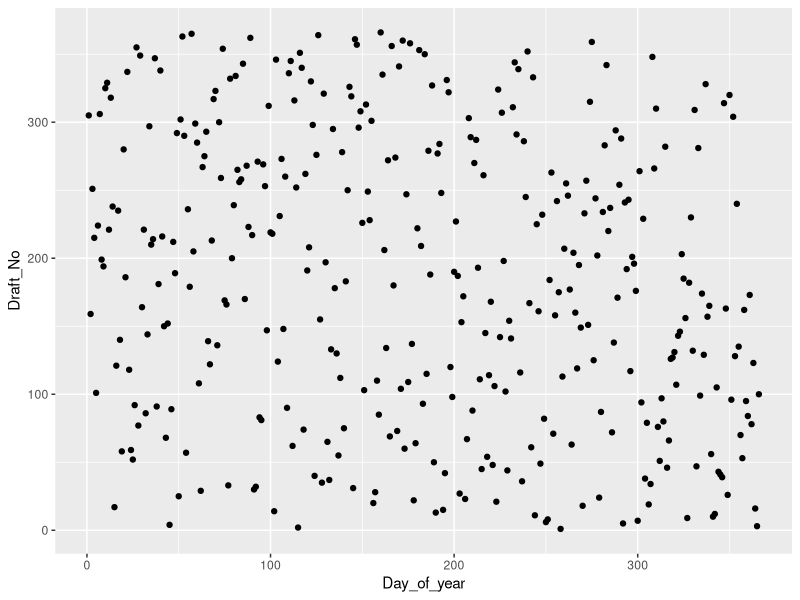
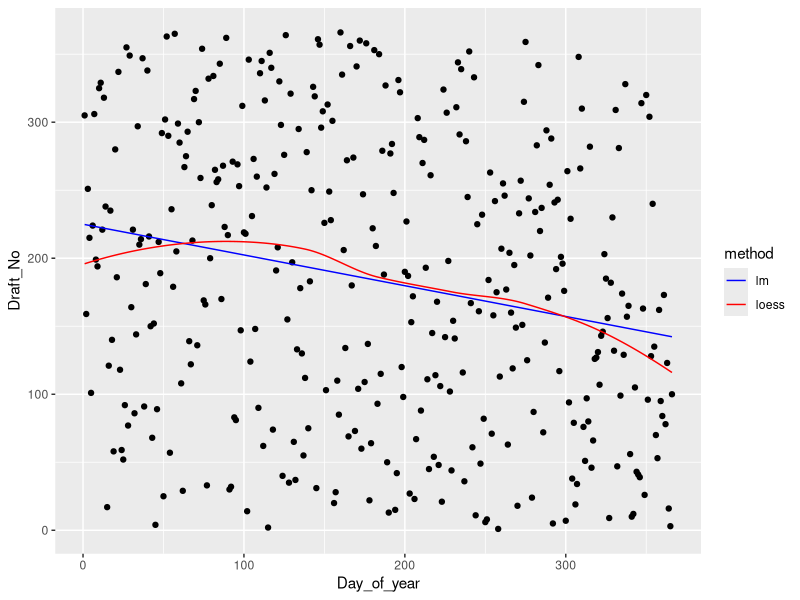
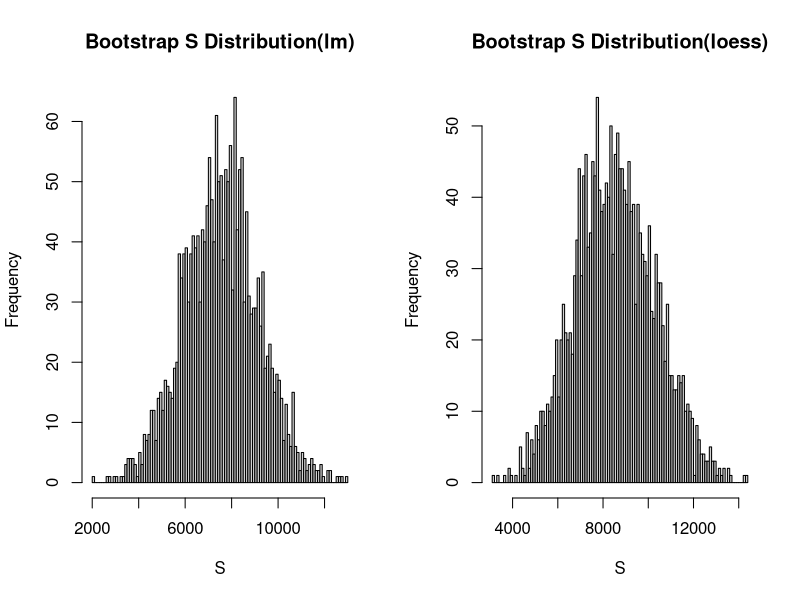
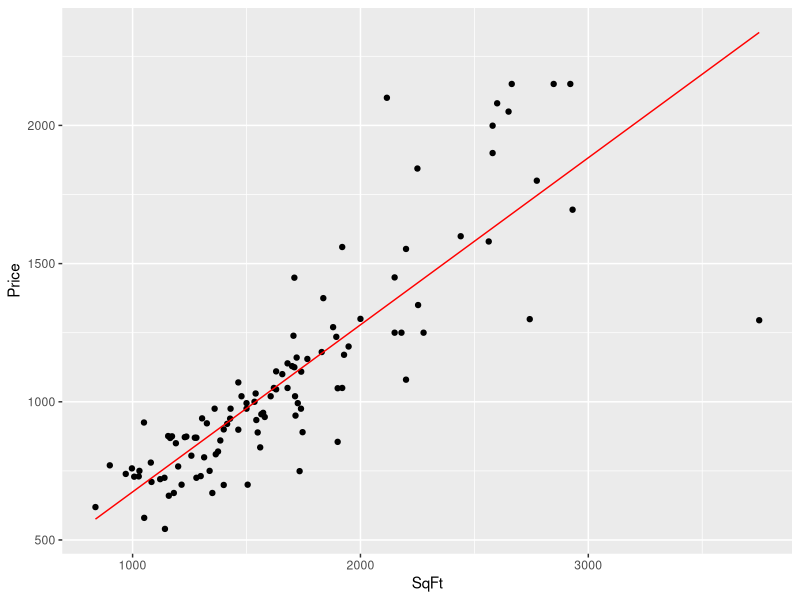

Reproduce these figures in R, in order.
## ---- chunk 1
########################## Init code for question 1 ############################
rm(list = ls())
library(ggplot2)
library(boot)
set.seed(12345)
## ---- chunk 2
################################## (1.1) #######################################

data <- read.csv("lottery.csv", sep = ";")

# Remove Month column since there is a Mo.Number column which is same as Month
data <- data[,4:5]


g_1_1 <- ggplot(data, aes(x = Day_of_year, y =Draft_No )) + geom_point()
g_1_1

## ---- chunk 3
################################## (1.2) #######################################

minimal_x <- min(data$Day_of_year)
maximum_x <- max(data$Day_of_year)

x_1_2 <- seq(minimal_x, maximum_x, 0.1)

# fit the data using linear regression
fit1_2_lm <- lm(Draft_No ~ Day_of_year, data = data)
#summary(fit1_2_lm)
y_1_2_lm <- predict(fit1_2_lm, newdata = data.frame(Day_of_year = x_1_2))

# fit using loess function
fit1_2_loess <- loess( Draft_No ~ Day_of_year, data = data, se = TRUE)
#summary(fit1_2_loess)
y_1_2_loess <- predict(fit1_2_loess, newdata = data.frame(Day_of_year = x_1_2))


# plot 2 predicted lines
data_1_2 <- data.frame(Day_of_year = x_1_2, y_lm = y_1_2_lm, y_loess = y_1_2_loess)

g_1_1 + geom_line(data = data_1_2, aes(x = Day_of_year, y = y_lm,colour="lm")) +
geom_line(data = data_1_2, aes(x = Day_of_year, y = y_loess, colour = "loess")) + 
scale_color_manual(name = "method", values = c("lm" = "blue", "loess" = "red"))
## ---- chunk 4
################################## (1.3) #######################################
# boot function fot lm
fun_lm_s <- function(formula,data,indices){
  d <- data[indices, ]
  lm_mod <- lm(formula, data = d)
  lm_val <- predict(lm_mod,
                    newdata = data.frame(Day_of_year = d$Day_of_year))
  s_lm <- sum(abs(lm_val - mean(d$Draft_No)))
  return(s_lm)
}

# boot function fot loess
fun_loess_s <- function(formula,data,indices){
  d <- data[indices, ]
  loess_mod <- loess(formula, data = d, se = TRUE)
  loess_val <- predict(loess_mod,
                    newdata = data.frame(Day_of_year = d$Day_of_year))
  s_loess <- sum(abs(loess_val - mean(d$Draft_No)))
  return(s_loess)
}

bootstrap_sample_number <- 2000

# bootstrap for linear regression
boot_samples_lm <- boot(data, statistic = fun_lm_s, R = bootstrap_sample_number, formula=Draft_No  ~ Day_of_year,parallel = "multicore")

boot_samples_loess <- boot(data, statistic = fun_loess_s, R = bootstrap_sample_number, formula=Draft_No  ~ Day_of_year,parallel = "multicore")

# calculate mean of bootstrap sample statistics
mean_boot_samples_lm <- mean(boot_samples_lm$t)
cat("mean of bootstrap sample statistics(lm) = ", mean_boot_samples_lm, "\n")
#mean of bootstrap sample statistics(lm) =  7646.339 

mean_boot_samples_loess <- mean(boot_samples_loess$t)
cat("mean of bootstrap sample statistics(loess) = ", mean_boot_samples_loess, "\n")
  
pvalue_lm = sum(boot_samples_lm$t >= boot_samples_lm$t0)/length(boot_samples_lm$t)
pvalue_loess = sum(boot_samples_loess$t >= boot_samples_loess$t0)/length(boot_samples_loess$t)

cat("p-value for linear regression = ", pvalue_lm, "\n")
cat("p-value for loess regression = ", pvalue_loess, "\n")

# plot 2 hist using 1*2 layout
par(mfrow = c(1,2))

# Plot the histogram of bootstrap sample statistics(lm)
hist(boot_samples_lm$t, main = "Bootstrap S Distribution(lm)", xlab = "S", breaks=100)

# Plot the histogram of bootstrap sample statistics(loess)
hist(boot_samples_loess$t, main = "Bootstrap S Distribution(loess)", xlab = "S", breaks=100)

## ---- chunk 5
test_hypothesis <- function(data, B = 2000) {

  # bootstrap samples
  bootstrap_samples_lm <- boot(data = data, statistic = fun_lm_s, R = B, 
                  formula=Draft_No  ~ Day_of_year,parallel = "multicore")
  bootstrap_samples_loess <- boot(data = data, statistic = fun_loess_s, R = B, 
                  formula=Draft_No  ~ Day_of_year,parallel = "multicore")

  # p-values
  pvalue_lm = sum(boot_samples_lm$t >= boot_samples_lm$t0)/length(boot_samples_lm$t)
  pvalue_loess = sum(boot_samples_loess$t >= boot_samples_loess$t0)/length(boot_samples_loess$t)
  
  mean_boot_samples_lm <- mean(boot_samples_lm$t)
  mean_boot_samples_loess <- mean(boot_samples_loess$t)

  result <- list(
    s_lm_value = mean_boot_samples_lm,
    p_lm_value = pvalue_lm,
    s_loess_value = mean_boot_samples_loess,
    p_loess_value = pvalue_loess
  )
  return(result)
}

## ---- chunk 6
################################## (1.5.a) #######################################
#(a) generate a dataset of the same dimensions as the original data. 

gen_df_1_5 <- function (k){
  df_1_5 <- data.frame(Day_of_year = 1:k, Draft_No = sample(min(data$Draft_No):max(data$Draft_No),1))

  df_1_5 <- rbind(data[k+1,],df_1_5)
  return(df_1_5)
}

## ---- chunk 7
################################## (1.5.b) #######################################
alpha <- 0.05
k <- 9
data_random <- gen_df_1_5(k)
result <- test_hypothesis(data = data_random)
cat("P-value(lm):", result$p_lm_value, "\n")
cat("P-value(loess):", result$p_loess_value, "\n")

## ---- chunk 8
#max_k = dim(data)[1]
max_k = 50

for(k in 10:max_k){
  if (k %% 3 != 0) {
    next
  }
  data_random <- gen_df_1_5(k)
  
  res <- test_hypothesis(data = data_random)
  # we only test p_loess_value here.
  if(result$p_loess_value <= alpha ){
    cat("Reject H0 Hypothesis","\n")
  }else{
    cat("Fail to Reject H0 Hypothesis","\n")
  }
}

## ---- chunk 9
########################## Init code for question 2 ############################
### Init Code
rm(list = ls())
library(ggplot2)
library(boot)
## ---- chunk 10
################################## (2.1) #######################################
data <- read.csv("prices1.csv", sep = ";")

g_2_1 <- ggplot(data, aes(x = SqFt, y = Price)) + geom_point()

# fit a linear regression model
fit2_1_lm <- lm(Price ~ SqFt, data = data)
summary(fit2_1_lm)

minimal_x <- min(data$SqFt)
maximum_x <- max(data$SqFt)

x_2_1_lm <- seq(minimal_x, maximum_x, 0.1)
y_2_1_lm <- predict(fit2_1_lm, newdata = data.frame(SqFt = x_2_1_lm))

data_2_1 <- data.frame(SqFt = x_2_1_lm, Price = y_2_1_lm)

g_2_1 + geom_line(data = data_2_1, aes(x = x_2_1_lm, y = y_2_1_lm), color = "red") 

